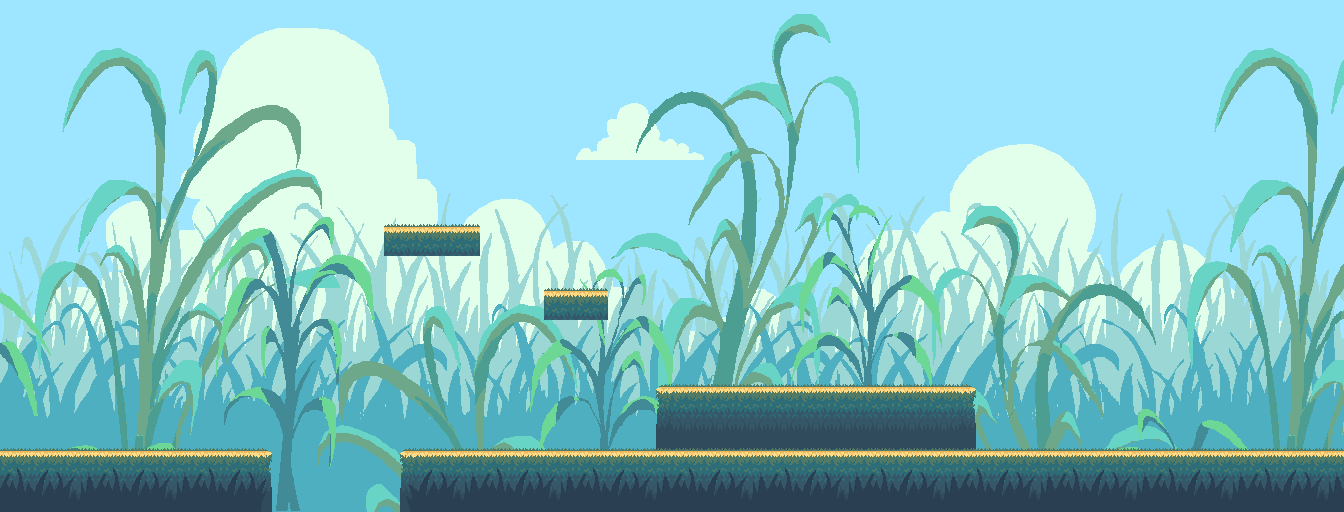

A 2D game scene composited from a Tiled map and its tileset images. What follows is a short description and the map's XML, with each tile layer's data collapsed to a summary:
An orthogonal 42x16 tile map with 32x32 px tiles, 9 tile layers (Tile Layer 1, Tile Layer 2, Tile Layer 3, Tile Layer 4, ...).

<map version="1.10" tiledversion="1.11.0" orientation="orthogonal" renderorder="right-down" width="42" height="16" tilewidth="32" tileheight="32" infinite="0" nextlayerid="10" nextobjectid="1">
 <tileset firstgid="1" source="Tileset.tsx" />
 <layer id="1" name="Tile Layer 1" width="42" height="16">
  <data>[672 cells, 672 non-empty, 1 distinct tile ids]</data>
 </layer>
 <layer id="2" name="Tile Layer 2" width="42" height="16">
  <data>[672 cells, 582 non-empty, 372 distinct tile ids]</data>
 </layer>
 <layer id="3" name="Tile Layer 3" width="42" height="16">
  <data>[672 cells, 420 non-empty, 127 distinct tile ids]</data>
 </layer>
 <layer id="4" name="Tile Layer 4" width="42" height="16">
  <data>[672 cells, 294 non-empty, 106 distinct tile ids]</data>
 </layer>
 <layer id="5" name="Tile Layer 5" width="42" height="16">
  <data>[672 cells, 509 non-empty, 279 distinct tile ids]</data>
 </layer>
 <layer id="6" name="Tile Layer 6" width="42" height="16">
  <data>[672 cells, 246 non-empty, 147 distinct tile ids]</data>
 </layer>
 <layer id="8" name="Tile Layer 8" width="42" height="16">
  <properties>
   <property name="unity:layer" value="OneWayPlatforms" />
  </properties>
  <data>[672 cells, 33 non-empty, 9 distinct tile ids]</data>
 </layer>
 <layer id="7" name="Tile Layer 7" width="42" height="16">
  <properties>
   <property name="unity:layer" value="Platforms" />
  </properties>
  <data>[672 cells, 83 non-empty, 6 distinct tile ids]</data>
 </layer>
 <layer id="9" name="Tile Layer 9" width="42" height="16">
  <data>[672 cells, 78 non-empty, 10 distinct tile ids]</data>
 </layer>
</map>